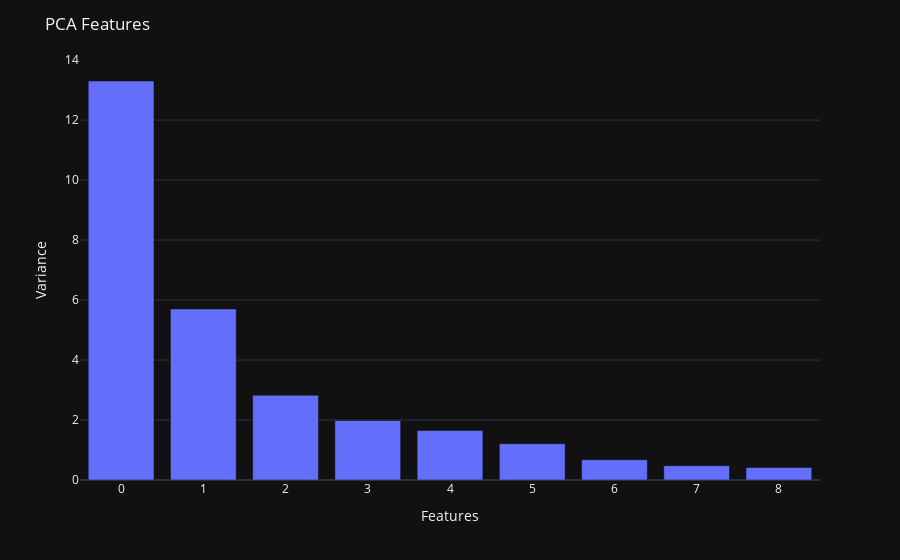

Notebook source saved alongside this figure:
### Code cell
ndf = df.drop(['diagnosis'], axis= 1)
df_ = StandardScaler().fit_transform(df_)

pca_1 = PCA(n_components=9)
pca_fit = pca_1.fit_transform(df_)


features = range(pca_1.n_components_)

fig = px.bar(x=features, y=pca_1.explained_variance_, template='plotly_dark')
fig.update_layout(title='PCA Features')
fig.update_xaxes(title_text="Features")
fig.update_yaxes(title_text="Variance")

fig.show()

### Figure 1 — Plotly figure (JSON) as saved in the notebook; plotly's stock layout.template omitted (floating-point values rounded to 4 significant figures)
{"data": [{"alignmentgroup": "True", "hovertemplate": "x=%{x}<br>y=%{y}<extra></extra>", "legendgroup": "", "marker": {"color": "#636efa", "pattern": {"shape": ""}}, "name": "", "offsetgroup": "", "orientation": "v", "showlegend": false, "textposition": "auto", "type": "bar", "x": [0, 1, 2, 3, 4, 5, 6, 7, 8], "xaxis": "x", "y": [13.3, 5.701, 2.823, 1.984, 1.652, 1.209, 0.6764, 0.4775, 0.4176], "yaxis": "y"}], "layout": {"barmode": "relative", "legend": {"tracegroupgap": 0}, "margin": {"t": 60}, "title": {"text": "PCA Features"}, "xaxis": {"anchor": "y", "domain": [0, 1], "title": {"text": "Features"}}, "yaxis": {"anchor": "x", "domain": [0, 1], "title": {"text": "Variance"}}}}
